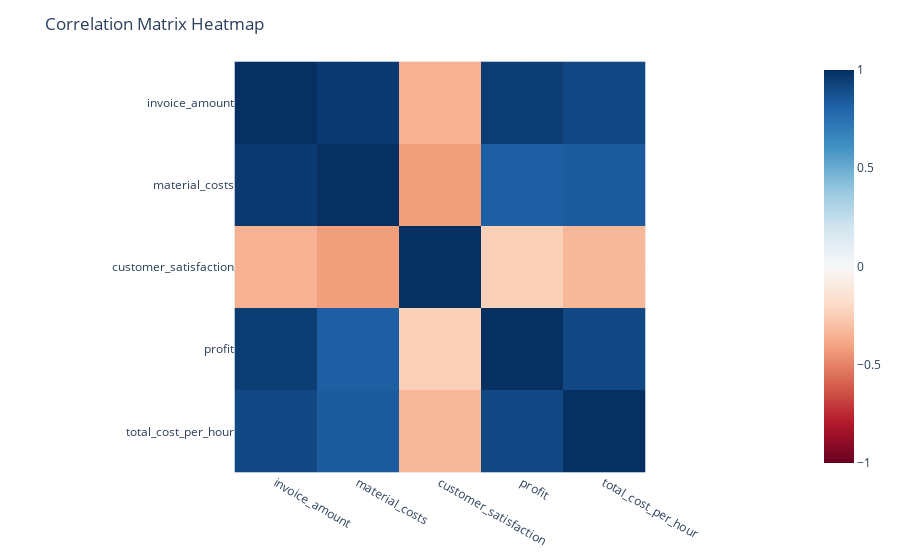

Source (notebook cell):
### Markdown cell above
#### Interactive Visualization – ‘Correlation Matrix Heatmap’:

### Code cell
# Calculate the profitability of each job type
profitability_df = merged_df.groupby('job_type')['total_cost_per_hour'].mean().reset_index()

# Merge the profitability_df with the original landscaping_df to include job satisfaction ratings
merged_df = pd.merge(landscaping_df, profitability_df, how='left', on='job_type')

# Drop rows where 'total_cost_per_hour' is NaN
merged_df.dropna(subset=['total_cost_per_hour'], inplace=True)

# Drop irrelevant columns
merged_df.drop(['job_id', 'customer_id'], axis=1, inplace=True)

# Calculate the correlation matrix
corr_matrix = merged_df.corr()

# Create a dataframe that only contains the correlation matrix values
corr_data = corr_matrix.stack().reset_index()

# Create an interactive heatmap with Plotly
fig = px.imshow(corr_matrix.values,
                
                x=corr_matrix.columns,
                y=corr_matrix.columns,
                color_continuous_scale='RdBu',
                zmin=-1, zmax=1)
fig.update_layout(title='Correlation Matrix Heatmap')
fig.show()

### Figure 1 — Plotly figure (JSON) as saved in the notebook; plotly's stock layout.template omitted (floating-point values rounded to 4 significant figures)
{"data": [{"coloraxis": "coloraxis", "hovertemplate": "x: %{x}<br>y: %{y}<br>color: %{z}<extra></extra>", "name": "0", "type": "heatmap", "x": ["invoice_amount", "material_costs", "customer_satisfaction", "profit", "total_cost_per_hour"], "xaxis": "x", "y": ["invoice_amount", "material_costs", "customer_satisfaction", "profit", "total_cost_per_hour"], "yaxis": "y", "z": [[1, 0.9622, -0.353, 0.9492, 0.9099], [0.9622, 1, -0.4203, 0.8277, 0.8386], [-0.353, -0.4203, 1, -0.2419, -0.3342], [0.9492, 0.8277, -0.2419, 1, 0.9063], [0.9099, 0.8386, -0.3342, 0.9063, 1]]}], "layout": {"coloraxis": {"cmax": 1, "cmin": -1, "colorscale": [[0, "rgb(103,0,31)"], [0.1, "rgb(178,24,43)"], [0.2, "rgb(214,96,77)"], [0.3, "rgb(244,165,130)"], [0.4, "rgb(253,219,199)"], [0.5, "rgb(247,247,247)"], [0.6, "rgb(209,229,240)"], [0.7, "rgb(146,197,222)"], [0.8, "rgb(67,147,195)"], [0.9, "rgb(33,102,172)"], [1, "rgb(5,48,97)"]]}, "margin": {"t": 60}, "title": {"text": "Correlation Matrix Heatmap"}, "xaxis": {"anchor": "y", "constrain": "domain", "domain": [0, 1], "scaleanchor": "y"}, "yaxis": {"anchor": "x", "autorange": "reversed", "constrain": "domain", "domain": [0, 1]}}}
